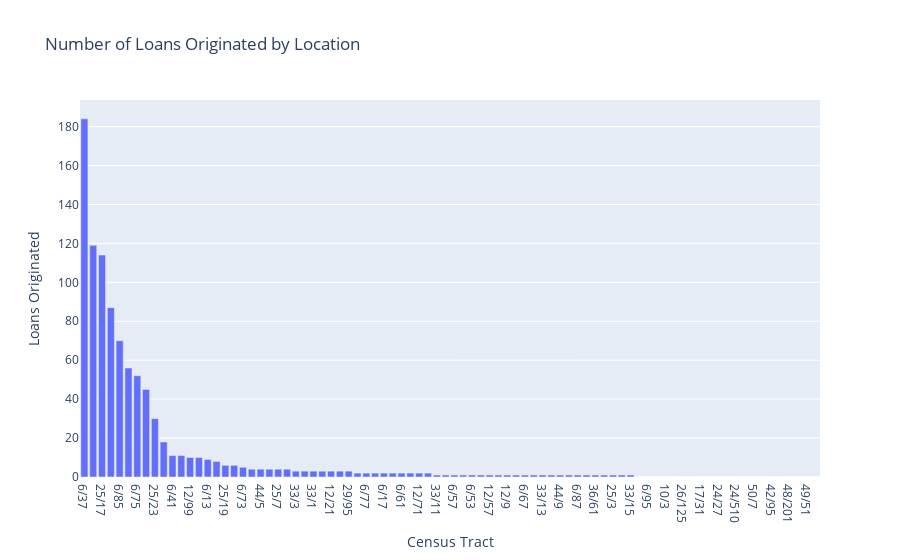

The cell this chart's notebook holds for it:
### Code cell
# Create a new column that combines the 'State_Code' and 'County_Code' columns
df['Location'] = df['State_Code'].astype(str) + '/' + df['County_Code'].astype(str)

# Group by the new column and sum the 'Loan_Orig' column
location_loan_orig = df.groupby('Location')['Loan_Orig'].sum().reset_index()

# Sort the data by 'Loan_Orig' in descending order
location_loan_orig = location_loan_orig.sort_values('Loan_Orig', ascending=False)

# Create the bar graph
fig = px.bar(location_loan_orig, x='Location', y='Loan_Orig', title='Purchase Loans Originated by Location')

# Update the labels of the axes
fig.update_xaxes(title_text='Census Tract')
fig.update_yaxes(title_text='Loans Originated')

total_loans_originated = location_loan_orig['Loan_Orig'].sum()
print(f"Total Loans Originated: {total_loans_originated}")

fig.show()

### Figure 1 — Plotly figure (JSON) as saved in the notebook; plotly's stock layout.template omitted (floating-point values rounded to 4 significant figures)
{"data": [{"alignmentgroup": "True", "hovertemplate": "Location=%{x}<br>Loan_Orig=%{y}<extra></extra>", "legendgroup": "", "marker": {"color": "#636efa", "pattern": {"shape": ""}}, "name": "", "offsetgroup": "", "orientation": "v", "showlegend": false, "textposition": "auto", "type": "bar", "x": ["6/37", "25/25", "25/17", "6/81", "6/85", "25/21", "6/75", "25/9", "25/23", "25/1", "6/41", "12/86", "12/99", "6/1", "6/13", "6/111", "25/19", "6/65", "6/73", "25/27", "44/5", "6/97", "25/7", "23/31", "33/3", "6/83", "33/1", "6/71", "12/21", "6/45", "29/95", "12/11", "6/77", "36/47", "6/17", "9/1", "6/61", "12/61", "12/71", "12/95", "33/11", "6/69", "6/57", "12/119", "6/53", "12/127", "12/57", "12/81", "12/9", "53/33", "6/67", "6/59", "33/13", "23/17", "44/9", "44/3", "6/87", "6/79", "36/61", "25/13", "25/3", "25/5", "33/15", "8/13", "6/95", "8/31", "10/3", "6/55", "26/125", "17/111", "17/31", "19/113", "24/27", "24/31", "24/510", "36/31", "50/7", "4/13", "42/95", "48/113", "48/201", "48/453", "49/51", "36/59"], "xaxis": "x", "y": [184, 119, 114, 87, 70, 56, 52, 45, 30, 18, 11, 11, 10, 10, 9, 8, 6, 6, 5, 4, 4, 4, 4, 4, 3, 3, 3, 3, 3, 3, 3, 2, 2, 2, 2, 2, 2, 2, 2, 2, 1, 1, 1, 1, 1, 1, 1, 1, 1, 1, 1, 1, 1, 1, 1, 1, 1, 1, 1, 1, 1, 1, 1, 0, 0, 0, 0, 0, 0, 0, 0, 0, 0, 0, 0, 0, 0, 0, 0, 0, 0, 0, 0, 0], "yaxis": "y"}], "layout": {"barmode": "relative", "legend": {"tracegroupgap": 0}, "title": {"text": "Number of Loans Originated by Location"}, "xaxis": {"anchor": "y", "domain": [0, 1], "title": {"text": "Census Tract"}}, "yaxis": {"anchor": "x", "domain": [0, 1], "title": {"text": "Loans Originated"}}}}
